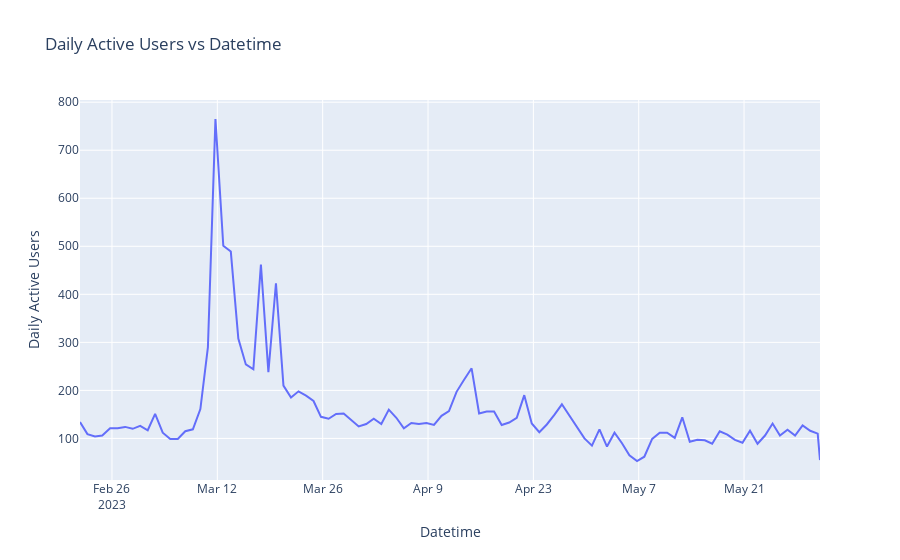

Source (notebook cell):
### Code cell
from subgrounds.contrib.plotly import Figure, Scatter

# Create the Scatter trace with appropriate field paths
trace = Scatter(
    x=usage_metrics_daily.datetime,
    y=usage_metrics_daily.dailyActiveUsers,
)

# Create the Figure instance with the trace and display it
fig = Figure(
    subgrounds=sg,
    traces=trace,
    layout=dict(
        title="Daily Active Users vs Datetime",
        xaxis=dict(title="Datetime"),
        yaxis=dict(title="Daily Active Users")
    ),
)
fig.figure.show()
